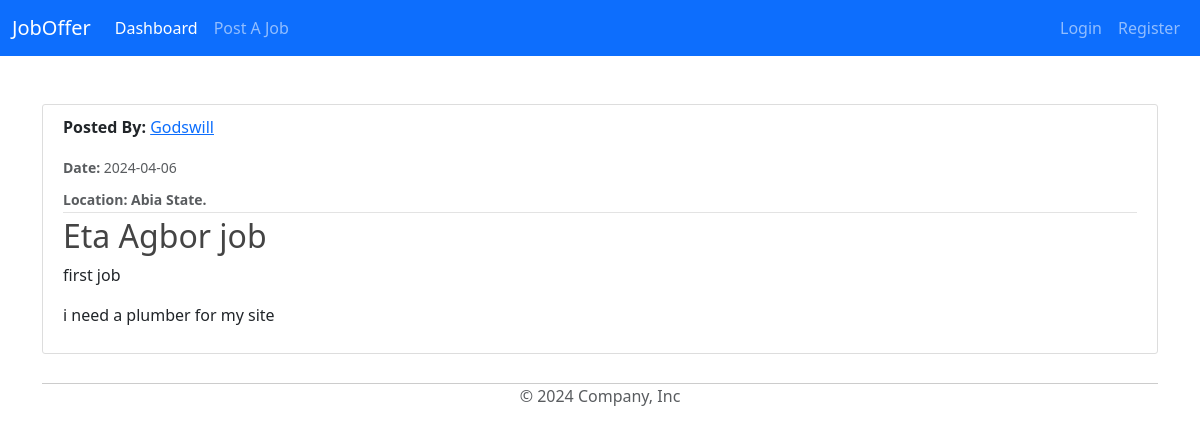
Screenshot of /jobs/1 with the database file from the repository.
### model/base.py (models this page shows, shortened)
class BaseUser(Base, UserMixin):
    id = Column(Integer, primary_key=True)
    username = Column(String(80), unique=True, nullable=False)
    email = Column(String(120), unique=True, nullable=False)
    image_file = Column(String(20), nullable=False, default='default.jpg')
    password = Column(String(60), nullable=False)
    date_joined = Column(DateTime, nullable=False, default=datetime.utcnow)
    phone = Column(Integer, unique=True, nullable=False)
    state = Column(String(20), nullable=False)

class Job(Base):
    __tablename__ = 'jobs'
    id = Column(Integer, primary_key=True)
    posted_by_id = Column(Integer, ForeignKey('clients.id', name='fk_jobs_posted_by'))
    posted_by = relationship("Client", foreign_keys=[posted_by_id])
    job_title = Column(String(100), nullable=False)
    job_description = Column(String(500), nullable=False)
    completed_by_id = Column(Integer, ForeignKey('plumbers.id', name='fk_jobs_completed_by'))
    completed_by = relationship('Plumber', foreign_keys=[completed_by_id])
    content = Column(String(1000), nullable=False)
    date_posted = Column(DateTime, nullable=False, default=datetime.utcnow)
    location = Column(String(100), nullable=False)
    rank = relationship('Rank', backref='job_rank')
    applicants = relationship('Plumber', secondary='applications', backref='jobs_applied')

### model/routes.py (the view)
@app.route("/jobs/<int:job_id>", strict_slashes=False)
def job(job_id):
    job = Job.query.get_or_404(job_id)
    return render_template('job.html', title=job.job_title, job=job)

### model/templates/job.html
{% extends "layout.html" %}
{% block content %}
<link rel="stylesheet" type="text/css" href="{{ url_for('static', filename='main.css') }}">
<article class="media content-section">
    <div class="media-body">
      <div class="article-metadata">
        <p><strong>Posted By: </strong><a class="mr-2" href="#">{{ job.posted_by.username }}</a></p>
        <small class="text-muted"><strong>Date: </strong>{{ job.date_posted.strftime('%Y-%m-%d') }}</small>
        <div class="mt-2">
          <small class="text-muted"><strong>Location: {{ job.location }} State.</strong></small>
        </div>
      </div>
      <h2 class="article-title">{{ job.job_title }}</h2>
      <p class="article-content">{{ job.job_description }}</p>
      <p class="article-content">{{ job.content }}</p>
    </div>
  </article>
{% endblock content %}

### model/static/main.css (style rules this page uses)
* { padding: 0; margin: 0; }
h1, h2, h3, h4, h5, h6 { color: #444444; }
.content-section { background: #ffffff; padding: 10px 20px; border: 1px solid #dddddd; border-radius: 3px; margin-bottom: 5px; }
.article-title { color: #444444; }
.article-content { white-space: pre-line; }
.article-metadata { padding-bottom: 1px; margin-bottom: 4px; border-bottom: 1px solid #e3e3e3 }

### rows the page displays
BaseUser: posted_by.username "Godswill"
Job: date_posted "2024-04-06", location "Abia", job_title "Eta Agbor job", job_description "first job", content "i need a plumber for my site"
